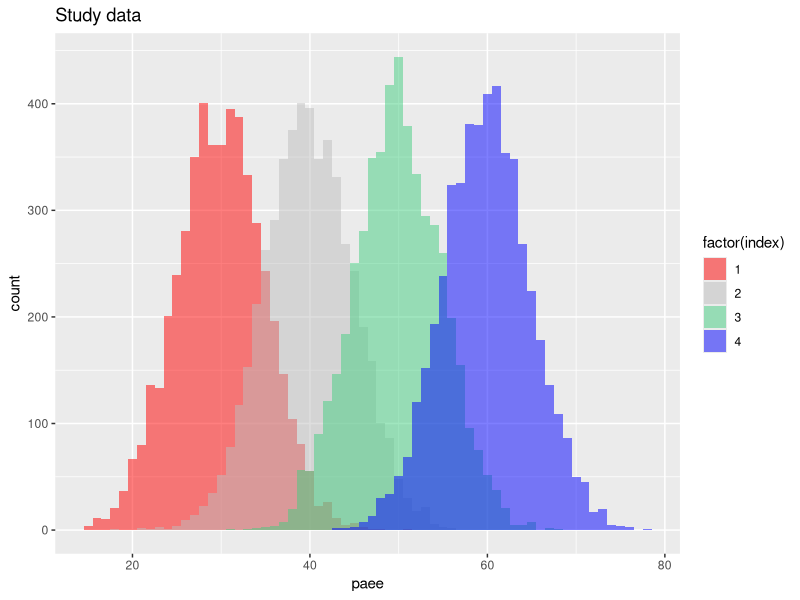
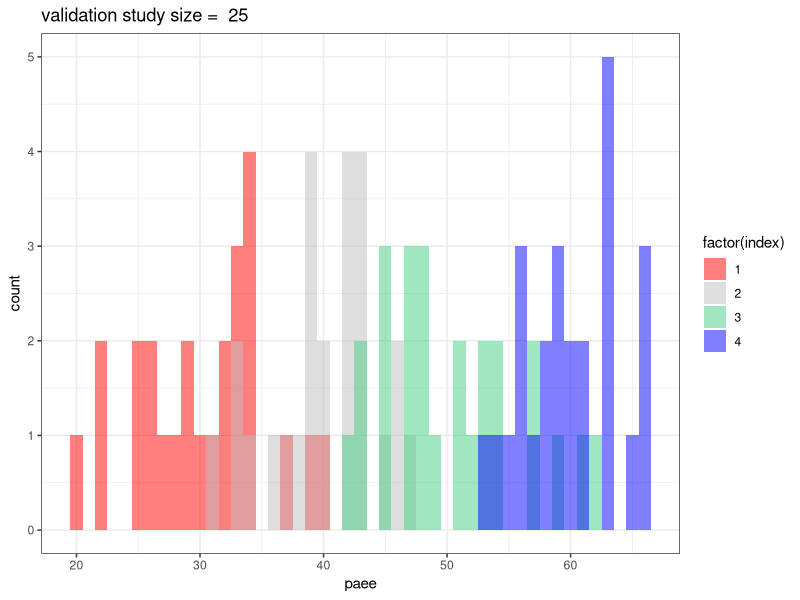
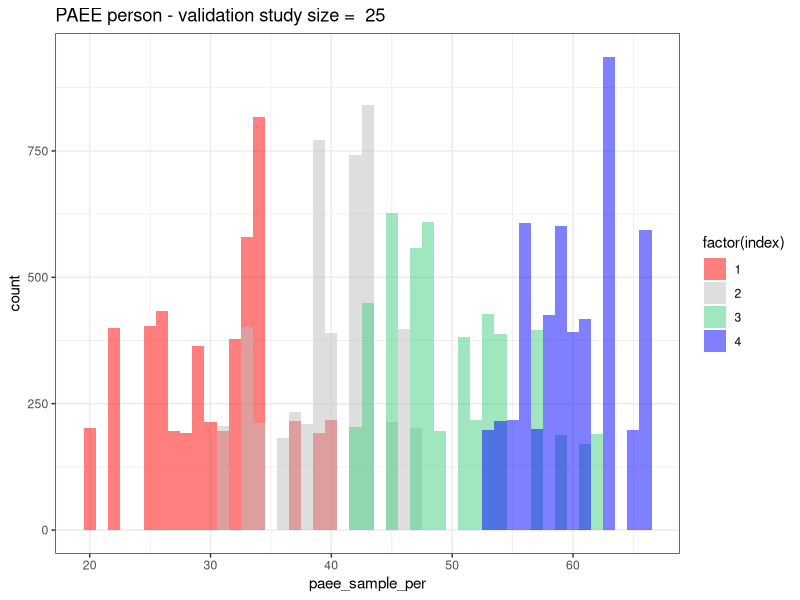
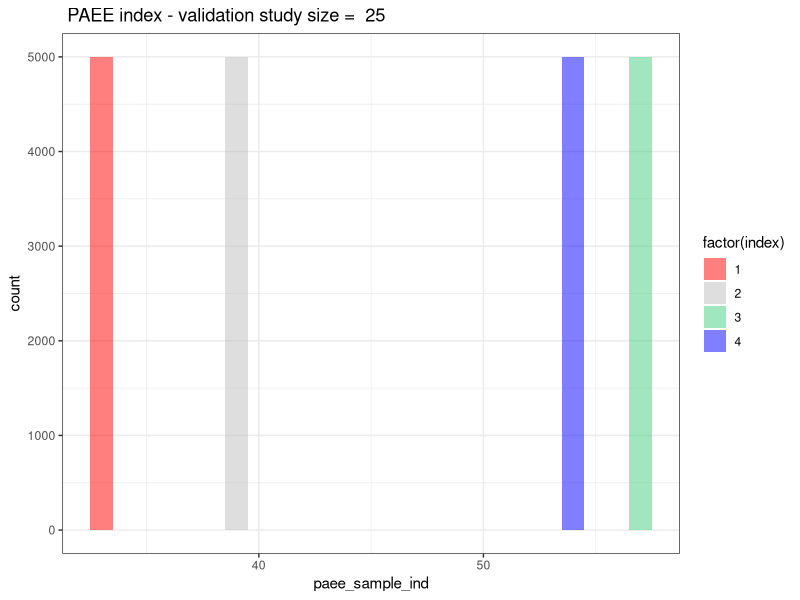
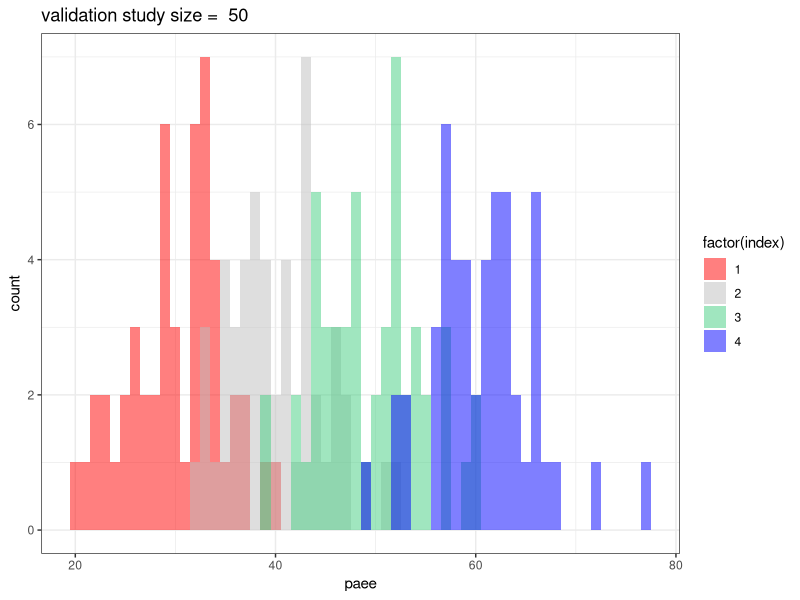
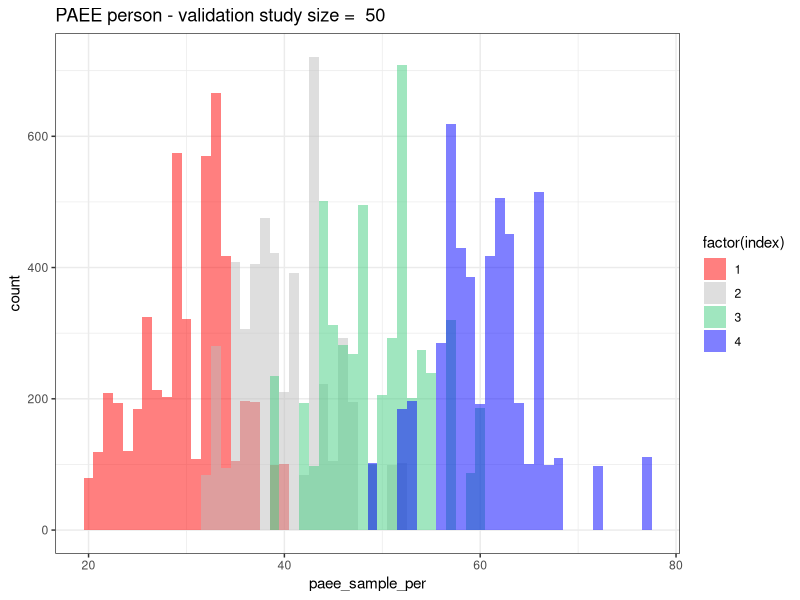
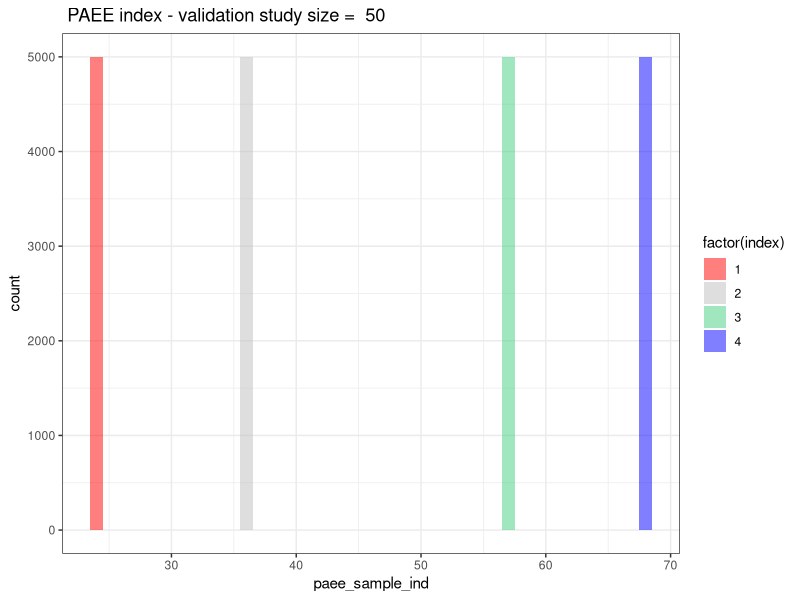
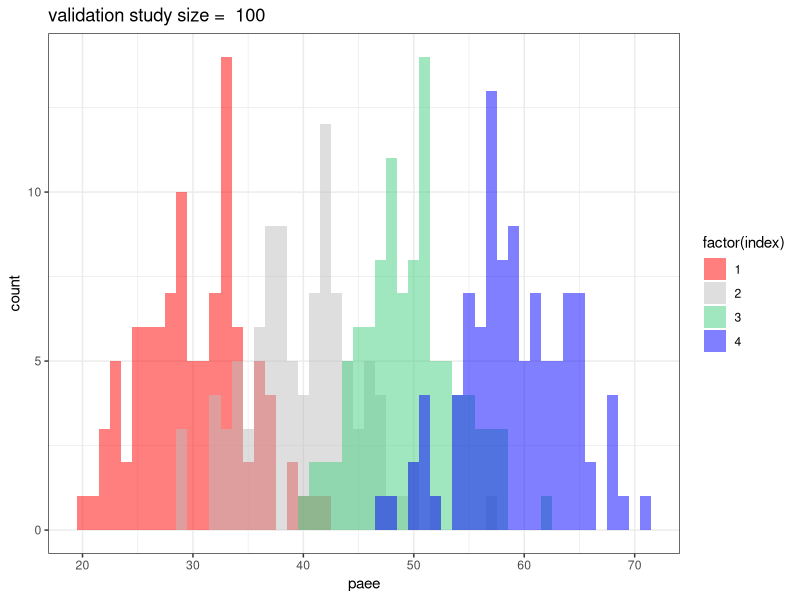

Source code (R) for these figures, in order: (Note: this script raises an error after producing the figures.)
# Using size_investigation as a template, this refactored code attempts to
# reduce time to run code and allow investigation of factors such as:
# 1. size of validation study,
# 2. amount of overlap,
# 3. number of index levels,
# 4. Type of draw - per person or per index etc.

## Edit: Now includes bootstrap method

## Author: Tom Bishop and Paul Scherer
## Date: 23.01.2017

###############################################################################
########################### DATA AND SETTINGS #################################
###############################################################################
setwd('V:/Studies/InterConnect/Internal/Latent variable harmonisation/plots')
library(ggplot2)

## Seed and directory for plots of seed
seed <- 540
set.seed(seed)
seedPath <- paste0('seed_',seed,sep="")
dir.create(seedPath)
## Parameters
# The linear correlation coefficient between exposure and outcome.
set_beta <- 0.5
constant <- 20

bootstrap_index_size <- 100

# Index properties (Assumption that they are Gaussian).
# Indicator is just a name
stdDevs <- c(5,10,15)
final_output_list <- vector("list", length(stdDevs))
for (s in 1:length(stdDevs)){
  set.seed(seed)

  indices <- data.frame (mean=c(30, 40, 50, 60), std_dev = c(stdDevs[s], stdDevs[s], stdDevs[s], stdDevs[s]), index_indicator = c(1,2,3,4))

  # Defines runs to do with different sizes of validation study
  # So if there a 5 numbers in the vector c(5,10,25,50,100)
  # Then a simulation of x trials will be run for each of these
  # different sized validation studies
  # validation_index_size <- c(seq(5,95, 10), seq(100, 1000, 100)) 
  # validation_index_size <- 5
  validation_index_size <- c(25,50,100)  

  study_index_size = 5000


  numtrials <- 100 # number of draws

  results_df <- data.frame()

  ## Study Data
  #build empty data frame for our study data
  study_data = data.frame(index = rep(x = indices$index_indicator,each = study_index_size ))
  # for each index, pick all the values (defined by study_index_size) at once
  study_data$paee = unlist(unname(lapply(X = split(x = indices, f = as.factor(indices$index_indicator)), 
                                        FUN = function(x){
                                            output = rnorm(n = study_index_size, mean = x$mean, sd = x$std_dev)
                                            return (output)
                                        })))
  # generate our outcome variable plus some noise
  study_data$foo <-   rnorm(length(study_data$paee),(set_beta*study_data$paee) + constant,10)


  # plot the study data so we can see what it looks like
  mypath <- file.path(getwd(),seedPath,paste0('studyData',indices$std_dev[1],'_numtrials_',numtrials,'.png',sep=""))
  png(file=mypath, width = 1260, height = 940, res = 300)
  print(ggplot(study_data,aes(x=paee,group=index,fill=factor(index)))+
          geom_histogram(position="identity",alpha=0.5,binwidth=1)+
          ggtitle(label = "Study data")+scale_fill_manual(values = c("red", "grey", "seagreen3","blue")))
  dev.off()

  # this loop is for the different sizes of validation study
  for (i in 1:length(validation_index_size)) {
    set.seed(seed) # reset the seed to create the same validation set

    #create index column
    validation_study = data.frame(index = rep(x = indices$index_indicator,each = validation_index_size[i]))

    #for each index, pick all the values at once from the appropriate distribution
    validation_study$paee = unlist(unname(lapply(X = split(x = indices, f = as.factor(indices$index_indicator)), 
      FUN = function(x){
        output = rnorm(n = validation_index_size[i], mean = x$mean, sd = x$std_dev)
        return (output)
      })))

    # plot the validation study so we can see what it looks like
    mypath <- file.path(getwd(),seedPath,paste0('validationData',validation_index_size[i],'_stdev',indices$std_dev[1],'_numtrials_',numtrials,'.png',sep=""))
    png(file=mypath, width = 1260, height = 940, res = 300)
    print(ggplot(validation_study,aes(x=paee,group=index,fill=factor(index)))+
      geom_histogram(position="identity",alpha=0.5,binwidth=1)+
      theme_bw()+ggtitle(label = paste("validation study size = ",validation_index_size[i]))+
      scale_fill_manual(values = c("red", "grey", "seagreen3","blue")))
    dev.off()

    # Initialise some structures to store coeffcients
    betas_per <- vector("numeric")
    std_errs_per <- vector("numeric")

    betas_ind <- vector("numeric")
    std_errs_ind <- vector("numeric")

    betas_boot <- vector("numeric")
    std_errs_boot <- vector("numeric")


    for (j in 1:numtrials){
      # we assign random values from each category list of the validation set for each participant in the
      # study data set and then find the regression equation using this data. 
      # store the regression coefficient into list to create a dataframe afterwards

      # this is a draw per person, although it is done on a per index basis
      # for example if there are 100 people in the index it draws 100
      # values from the appropriate validation study index at once
      study_data$paee_sample_per <- unlist(unname(lapply(X = split(x=validation_study$paee, f= as.factor(validation_study$index)),
                                FUN = sample, size = study_index_size,replace=TRUE)))

      # this is a value per index
      # for example if there are 100 people in the index it draws one
      # value from the appropriate validation study index
      # and duplicates this same value 100 times for each person
      study_data$paee_sample_ind <- unlist(unname(lapply(X = split(x=validation_study$paee, f= as.factor(validation_study$index)),
                                FUN = function(paee_vals){
                                    output = rep(x = sample(x = paee_vals, size = 1), times = study_index_size)
                                    return(output)
                                  
                                 })))

      # bootstrapped validation set
      bootstrap_validation <- data.frame(index = rep(x = indices$index_indicator, each= bootstrap_index_size))
      bootstrap_validation$paee <- unlist(unname(lapply(X = split(x=validation_study$paee, f= as.factor(validation_study$index)), 
        FUN = sample, size = bootstrap_index_size,replace=TRUE)))

      study_data$paee_sample_boot <- unlist(unname(lapply(X = split(x=bootstrap_validation$paee, f= as.factor(bootstrap_validation$index)), 
        FUN = function(paee_vals){
          output = rep(x = mean(paee_vals), times = study_index_size)
          return(output)
        })))

      # calculate and store the coefficients per person
      reg_out_per <- lm(formula=foo~paee_sample_per, data=study_data)
      reg_coeff_per <- reg_out_per$coefficients["paee_sample_per"]
      reg_std_per <- (summary(reg_out_per)$coefficients[,"Std. Error"])["paee_sample_per"]
      betas_per <- c(betas_per, reg_coeff_per)
      std_errs_per <- c(std_errs_per, reg_std_per)

      # calculate and store the coefficients per index
      reg_out_ind <- lm(formula=foo~paee_sample_ind, data=study_data)
      reg_coeff_ind <- reg_out_ind$coefficients["paee_sample_ind"]
      reg_std_ind <- (summary(reg_out_ind)$coefficients[,"Std. Error"])["paee_sample_ind"]
      betas_ind <- c(betas_ind, reg_coeff_ind)
      std_errs_ind <- c(std_errs_ind, reg_std_ind)

      # calculate and store the coefficients per bootstrap run
      reg_out_boot <- lm(formula=foo~paee_sample_boot, data=study_data)
      reg_coeff_boot <- reg_out_boot$coefficients["paee_sample_boot"]
      reg_std_boot <- (summary(reg_out_boot)$coefficients[,"Std. Error"])["paee_sample_boot"]
      betas_boot <- c(betas_boot, reg_coeff_boot)
      std_errs_boot <- c(std_errs_boot, reg_std_boot)
    }

    #for visualisation, plot the last per person set of values
    mypath <- file.path(getwd(),seedPath,paste0('perPerson',validation_index_size[i],'_stdev',indices$std_dev[1],'_numtrials_',numtrials,'.png',sep=""))
    png(file=mypath, width = 1260, height = 940, res = 300)
    print(ggplot(study_data,aes(x=paee_sample_per,group=index,fill=factor(index)))+
      geom_histogram(position="identity",alpha=0.5,binwidth=1)+theme_bw()+
      ggtitle(label = paste("PAEE person - validation study size = ",validation_index_size[i]))+
      scale_fill_manual(values = c("red", "grey", "seagreen3","blue")))
    dev.off()

    #for visualisation, plot the last per index set of values
    mypath <- file.path(getwd(),seedPath,paste0('perIndex',validation_index_size[i],'_stdev',indices$std_dev[1],'_numtrials_',numtrials,'.png',sep=""))
    png(file=mypath, width = 1260, height = 940, res = 300)
    print(ggplot(study_data,aes(x=paee_sample_ind,group=index,fill=factor(index)))+
      geom_histogram(position="identity",alpha=0.5,binwidth=1)+theme_bw()+
      ggtitle(label = paste(" PAEE index - validation study size = ",validation_index_size[i]))+
      scale_fill_manual(values = c("red", "grey", "seagreen3","blue")))
    dev.off()

    # Do the regression using validation study means (for comparison)
    study_data$paee_sample_ind_mean <- unlist(unname(lapply(X = split(x=validation_study$paee, f= as.factor(validation_study$index)),
                                                          FUN = function(paee_vals){
                                                            output = rep(x = mean(paee_vals), times = study_index_size)
                                                            return(output)
                                                          })))   

    reg_out_ind_mean <- lm(formula=foo~paee_sample_ind_mean, data=study_data)
    reg_coeff_ind_mean <- reg_out_ind_mean$coefficients["paee_sample_ind_mean"]
    reg_std_ind_mean <- (summary(reg_out_ind_mean)$coefficients[,"Std. Error"])["paee_sample_ind_mean"]

    # Store values into dataframe
    results <- as.data.frame(c(1:numtrials))
    colnames(results) <- c("Trial")
    results$valid_size <- rep(x=validation_index_size[i], times = numtrials)
    results$reg_coeff_per <- betas_per
    results$reg_stdError_per <- std_errs_per
    results$reg_coeff_ind <- betas_ind
    results$reg_stdError_ind <- std_errs_ind
    results$reg_coeff_per_mean <- reg_coeff_ind_mean
    results$reg_stdError_per_mean <- reg_std_ind_mean
    results$reg_coeff_boot <- betas_boot
    results$reg_stdError_boot <- std_errs_boot
    results_df <- rbind(results_df, results)

  }
  # Summarizing the results dataframe
  temp_output <- aggregate(results_df[,3:10], by=list(valid_size = results_df$valid_size), quantile, probs=c(0.05,0.5,0.95), names=TRUE)
  final_output = data.frame(validation_size = temp_output[,1])

  for (k in 2:ncol(temp_output)){
    temp = as.data.frame(temp_output[,k])
    colnames(temp) <- paste(colnames(temp_output)[k], colnames(temp), sep = "_")
    final_output = cbind(final_output, temp)
  }


  fileName <- paste0('V:/Studies/InterConnect/Internal/Latent variable harmonisation/plots/',seedPath,'/final_output_stdev_',indices$std_dev[1],'_numtrials_',numtrials,'.csv', sep="")
  write.csv(final_output, file = fileName, row.names=TRUE, col.names=TRUE)

  # saving that output into the list
  final_output_list[[s]] <- final_output
}
